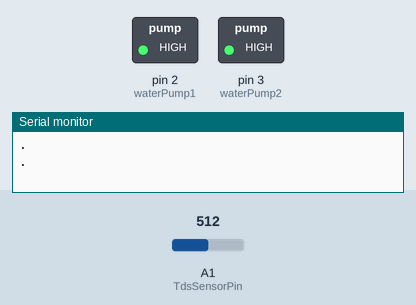
The sketch below on a simulated Arduino Uno, built with avr-gcc and run on an emulated ATmega328P. Parts: switched loads named in the sketch (green lamp = pin HIGH), the last lines printed to the serial monitor. Inputs (shaded band) come from the test bench; at power-on: A1 (TdsSensorPin) = 512.

Above: at 1.8 s.
1.9 s: A1 (TdsSensorPin) set to 286
3.4 s: A1 (TdsSensorPin) set to 257
At 4.7 s:
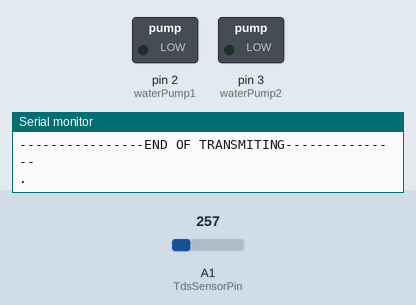
5.5 s: A1 (TdsSensorPin) set to 306
At 6.8 s:
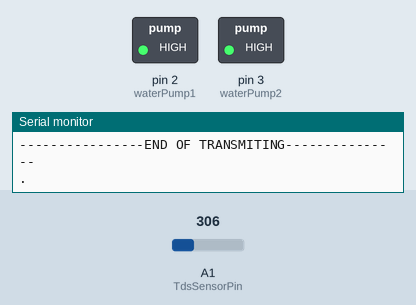
7.5 s: A1 (TdsSensorPin) set to 122
At 8.9 s:
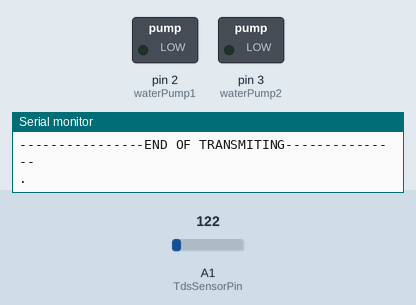
Timing chart, 0 to 10.5 s (numbered marks = the images above; inputs shaded):
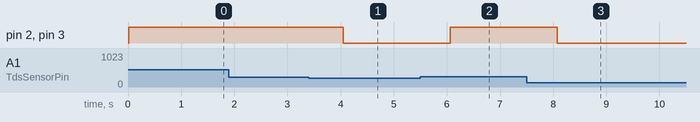

Measured:
- the behaviour switches between 273 and 272 on A1 (TdsSensorPin) (found by bisection; images 0 and 1)
- after the input at 3.4 s, pin 2 (waterPump1), pin 3 (waterPump2): HIGH → LOW after 0.65 s
- after the input at 5.5 s, pin 2 (waterPump1), pin 3 (waterPump2): LOW → HIGH after 0.56 s
- after the input at 7.5 s, pin 2 (waterPump1), pin 3 (waterPump2): HIGH → LOW after 0.58 s

The sketch:

Autoponic.ino
```cpp
#include <EEPROM.h>
#include <SoftwareSerial.h>
#include <ArduinoJson.h>
#include "GravityTDS.h"
//#include <OneWire.h>
//#include <DallasTemperature.h>

// Sensor List
#define TdsSensorPin A1
#define TEMPERATURE_SENSOR 8
#define waterPump1 2
#define waterPump2 3

// Tags
#define TDS_TAG "TDS"
#define SETPOINT_TAG "setpoint"
#define TEMPERATURE_TAG "temperature"

GravityTDS gravityTds;
SoftwareSerial s(5, 6);
//OneWire oneWire(TEMPERATURE_SENSOR);
//DallasTemperature temperatureSensor(&oneWire);

const char startMarker = '|';
const char endMarker = '~';
float temperature = 25, tdsValue = 0, setPoint = 500;
const byte numChars = 950;
char receivedChars[numChars];
bool newData = false;

void setup()
{
  Serial.begin(115200);
  s.begin(115200);
  setupTDS();
  pinMode(waterPump1, OUTPUT);
  pinMode(waterPump2, OUTPUT);
  pinMode(TEMPERATURE_SENSOR, INPUT);
}

void loop()
{
  transmitDataToNodeMCU(tdsValue, setPoint, temperature, startMarker, endMarker);
  checkTdsForWatering(tdsValue);
  receiveDataFromNodeMCU(setPoint, startMarker, endMarker);

  Serial.println(".");
  delay(1000);
}

void setupTDS() {
  gravityTds.setPin(TdsSensorPin);
  gravityTds.setAref(5.0);  //reference voltage on ADC, default 5.0V on Arduino UNO
  gravityTds.setAdcRange(1024);  //1024 for 10bit ADC;4096 for 12bit ADC
  gravityTds.begin();  //initialization
}

//float detectTemperature() {
//  temperatureSensor.requestTemperatures();
//  return temperatureSensor.getTempCByIndex(0);
//}

float detectTds(float temperature) {
  gravityTds.setTemperature(temperature);
  gravityTds.update();
  return gravityTds.getTdsValue();
}

void checkTdsForWatering(float tdsValue) {
  if (tdsValue < setPoint) {
    digitalWrite(waterPump1, LOW);
    digitalWrite(waterPump2, LOW);
  } else {
    digitalWrite(waterPump1, HIGH);
    digitalWrite(waterPump2, HIGH);
  }
}

void transmitDataToNodeMCU(float& oldTds, float& oldSetPoint, float& oldTemperature, char startMarker, char endMarker) {
  float tds = detectTds(oldTemperature); // TODO update when temperature is working
  if (oldTds != tds) {
    String json, transmittedValue;
    DynamicJsonBuffer jb;
    JsonObject& obj = jb.createObject();
    obj[TDS_TAG] = tds;
    obj[SETPOINT_TAG] = setPoint;
    obj[TEMPERATURE_TAG] = temperature;
    obj.printTo(json);
    transmittedValue = startMarker + json + endMarker;
    Serial.println("-----------TRANSMITING data to NodeMCU-----------");
    Serial.println(transmittedValue);
    Serial.println("----------------END OF TRANSMITING---------------");
    s.print(transmittedValue);
    oldTds = tds;
  }
}

void receiveDataFromNodeMCU(float& setPoint, char startMarker, char endMarker) {
  static boolean recvInProgress = false;
  static byte ndx = 0;
  char rc;

  while (s.available() > 0 && newData == false) {
    rc = s.read();

    if (recvInProgress == true) {
      if (rc != endMarker) {
        receivedChars[ndx] = rc;
        ndx++;
        if (ndx >= numChars) {
          ndx = numChars - 1;
        }
      }
      else {
        receivedChars[ndx] = '\0'; // terminate the string
        recvInProgress = false;
        ndx = 0;
        newData = true;
        s.flush();
      }
    }

    else if (rc == startMarker) {
      recvInProgress = true;
    }
  }

  processNewData(setPoint);
}

void processNewData(float& setPoint) {
  if (newData == true) {
    DynamicJsonBuffer jb;
    JsonObject& obj = jb.parseObject(receivedChars);
    if (!obj.success()) {
      Serial.println("Gagal mengubah json");
      Serial.println(receivedChars);
      newData = false;
      return;
    }
    Serial.println("----------------Receiving Object from NodeMCU---------------");
    obj.prettyPrintTo(Serial);
    Serial.println("----------------------End of Receiving----------------------");
    updateSetPoint(obj, setPoint);
    newData = false;
  }
}

void updateSetPoint(JsonObject& obj, float& setPoint) {
  String receivedSetPoint = obj[SETPOINT_TAG];
  Serial.println(receivedSetPoint);
  Serial.println(obj[SETPOINT_TAG] != NULL);
  Serial.println(isValidNumber(receivedSetPoint));
  if(obj[SETPOINT_TAG] != NULL && isValidNumber(receivedSetPoint)) {
    setPoint = obj[SETPOINT_TAG];
  }
  Serial.print("current setpoint: ");
  Serial.print(setPoint);
}

boolean isValidNumber(String str)
{
   boolean isNum=false;
   if(!(str.charAt(0) == '+' || str.charAt(0) == '-' || isDigit(str.charAt(0)))) return false;

   for(byte i=1;i<str.length();i++)
   {
       if(!(isDigit(str.charAt(i)) || str.charAt(i) == '.')) return false;
   }
   return true;
}
```
